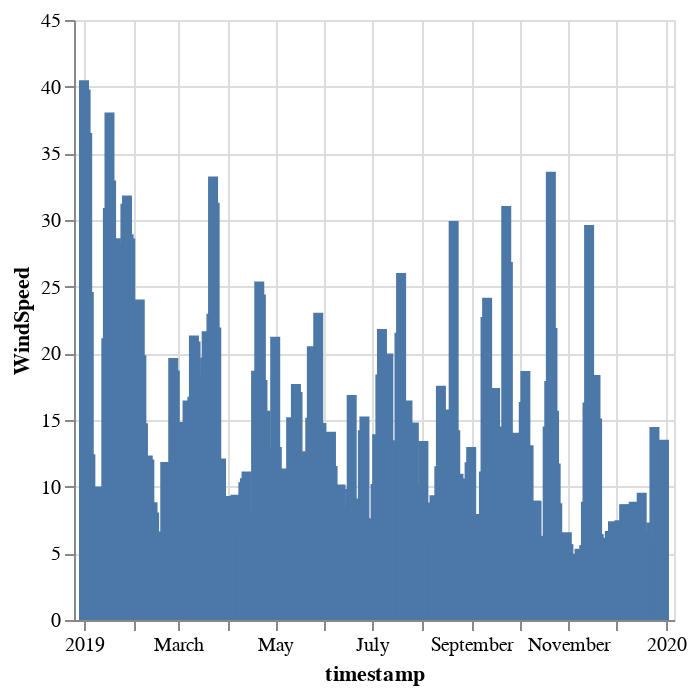

Notebook cell for this chart:
### Code cell
e4=Data |>
@vlplot(:bar, x=:timestamp, y="WindSpeed:q")

### Figure 1 — Vega-Lite specification as saved in the notebook (floating-point values rounded to 4 significant figures; data arrays with more than 128 entries replaced by an {"elided": "..."} marker saying what was removed)
{"data": {"values": {"elided": "365 records"}}, "encoding": {"x": {"field": "timestamp", "type": "temporal"}, "y": {"field": "WindSpeed", "type": "quantitative"}}, "mark": "bar"}
